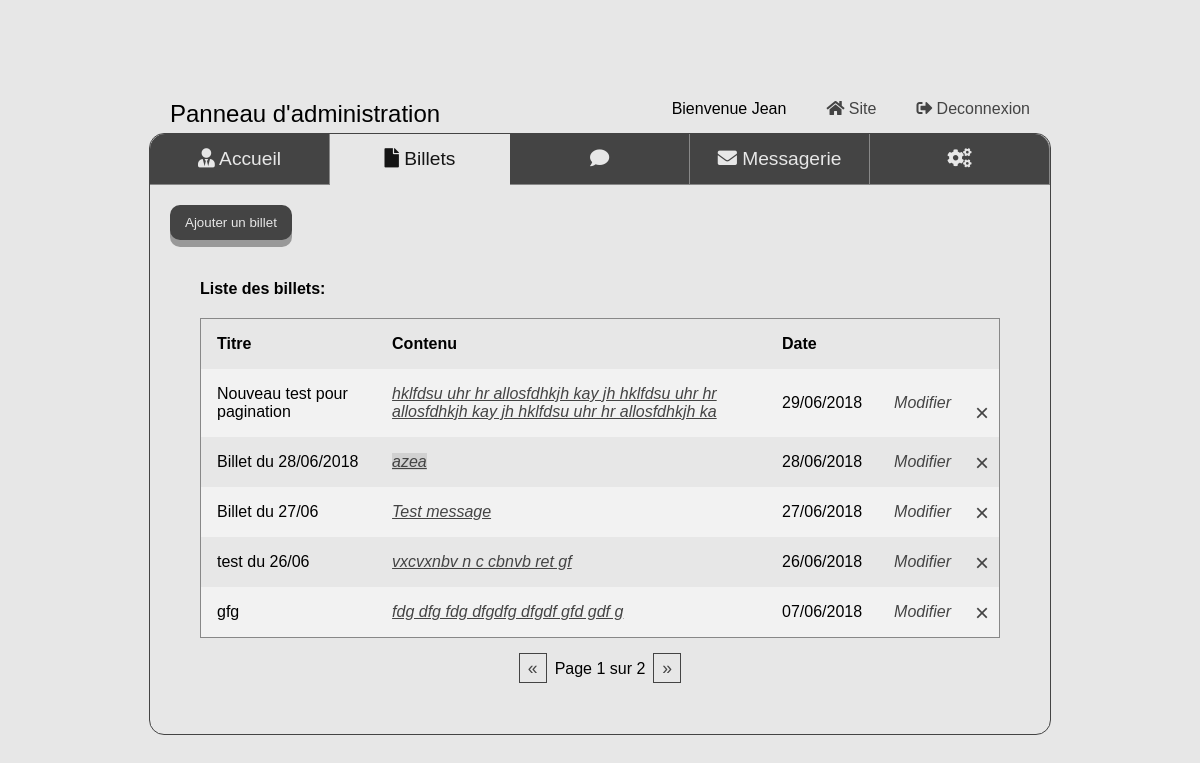
Page /index.php?action=panel&page=posts (signed in) on the earlier database version.
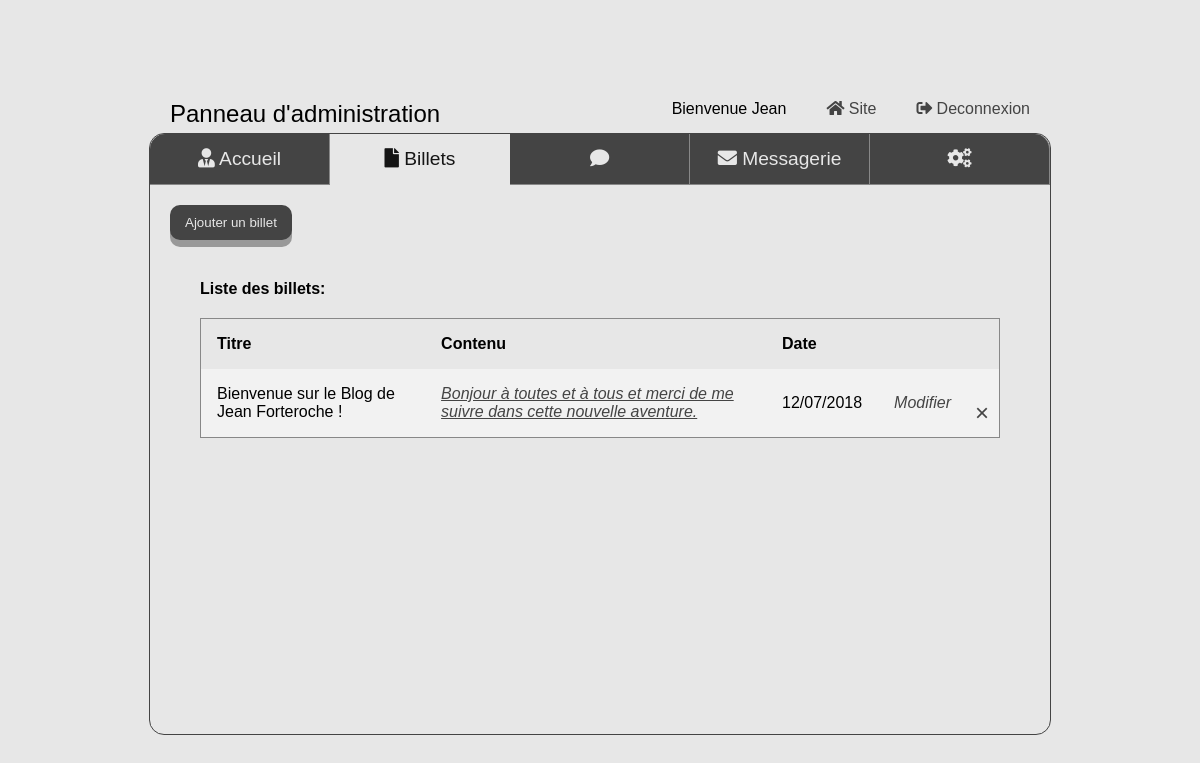
Same page on the later database version.
### tables this page shows
CREATE TABLE IF NOT EXISTS `posts` (
  `id` int(11) NOT NULL AUTO_INCREMENT,
  `title` varchar(255) NOT NULL,
  `content` text NOT NULL,
  `postDate` datetime NOT NULL,
  `postDateEdit` datetime NOT NULL,
  PRIMARY KEY (`id`)
);

### controller/panelController.php (called while the page is built, shortened)
<?php
function postsPage($cPage, $perPage){
	$db = new Manager;
	$postManager = new PostsManager($db);
	$nbPost = $postManager->count();
	$nbPage = ceil($nbPost / $perPage);
	if(isset($_GET['p']) && $_GET['p'] > 0 && $_GET['p'] <= $nbPage){
		$cPage = $_GET['p'];
	}
	else{
		if(isset($_GET['p']) && $_GET['p'] >= $nbPage){
			$cPage = $nbPage;
		}
		else{
			$cPage = 1;
		}
	}
	require('view/adminPanel/postsPanelView.php');
}
			?>

### Model/Manager.php (called while the page is built, shortened)
<?php
class Manager {
	public function setDb(){
    	$this->db = new \PDO('mysql:host=localhost;dbname=projet4', 'root', '');
  	}
}

### Model/PostsManager.php (called while the page is built, shortened)
<?php
require_once('model/Manager.php');
class PostsManager extends Manager {
    public function count(){
        return $this->db->query('SELECT COUNT(*) FROM posts')->fetchColumn();;
    }
  	public function getPostsList($cPage, $perPage){
  		$postsList = [];
  		$req = $this->db->query('SELECT id, title, content, postDate FROM posts ORDER BY id DESC LIMIT '.(($cPage-1)*$perPage).','.$perPage);
  		while($data = $req->fetch(PDO::FETCH_ASSOC)){
  			  $postsList[] = new Post($data);
  		}
  		return $postsList;
  	}
}

### Model/Post.php (called while the page is built, shortened)
<?php
class Post {
	protected $id;
	protected $title;
	protected $content;
	protected $postDate;
 	public function hydrate(array $data){
    	foreach ($data as $key => $value)
    	{
      		$method = 'set'.ucfirst($key);
    	}
  	}
	public function getId(){
		return $this->id;
	}
	public function getTitle(){
		return $this->title;
	}
	public function getContent(){
		return $this->content;
	}
	public function getPostDate(){
		return $this->postDate;
	}
	public function setId($id){
		$id = (int) $id;
		if($id > 0){
			$this->id = $id;
		}
	}
	public function setTitle($title){
		if(is_string($title)){
			$this->title = $title;
		}
	}
	public function setContent($content){
		if(is_string($content)){
			$this->content = $content;
		}
	}
	public function setpostDate($postDate){
		$newDate = date("d/m/Y à H\hi", strtotime($postDate));
		$this->postDate = $newDate;
	}
}

### View/adminPanel/postsPanelView.php (the view, shortened to what this page needs)
<form action="index.php?action=panel&amp;page=posts&amp;function=addpost" method="post">
    <p>
        <input type="submit" name="submit" value="Ajouter un billet" class="adminAddPost"/>
    </p>
</form>
<div class="postContent">
	<h4><strong>Liste des billets: </strong></h4>
	<table>
		<tr>
			<th>Titre</th>
			<th>Contenu</th>
			<th>Date</th>
			<th></th>
			<th></th>
		</tr>
	<?php
	$getPosts = $postManager->getPostsList($cPage, $perPage);
	foreach($getPosts as $post){
		echo 	'<tr><td>'.$post->getTitle().'</td>
				<td><a href="index.php?action=home&page=comments&id='.$post->getId().'">'. substr($post->getContent(), 0, 100).'</a></td>
				<td>'. substr($post->getPostDate(), 0, 10).'</td>
				<td><a href="?action=panel&amp;function=modify&amp;page=posts&amp;id='.$post->getId().'" class="modifyLink">Modifier</a></td>
				<td><button type="button" id="'.$post->getId().'" class="delete deletePost">&times;</button></td>
				</tr>';
	}
echo '</table></div>';
if($nbPage > 1){
	echo '<div class="pagePres"><a href="index.php?action=panel&amp;page=posts&amp;p='.($cPage -1).'">&laquo;</a>';
	echo 'Page '. $cPage . ' sur '.$nbPage;
	echo '<a href="index.php?action=panel&amp;page=posts&amp;p='.($cPage +1).'">&raquo;</a></div>';
}
require('adminPanelView.php'); ?>

Differences in the rows shown:
removed posts: title "Nouveau test pour pagination", content "hklfdsu uhr hr allosfdhkjh kay jh hklfdsu uhr hr allosfdhkjh kay jh hklfdsu uhr hr allosfdhkjh ka", postDate "29/06/2018"
removed posts: title "Billet du 28/06/2018", content "azea", postDate "28/06/2018"
removed posts: title "Billet du 27/06", content "Test message", postDate "27/06/2018"
removed posts: title "test du 26/06", content "vxcvxnbv n c cbnvb ret gf", postDate "26/06/2018"
removed posts: title "gfg", content "fdg dfg fdg dfgdfg dfgdf gfd gdf g", postDate "07/06/2018"
now on this page (row edited): posts: title "Bienvenue sur le Blog de Jean Forteroche !", content "Bonjour à toutes et à tous et merci de me suivre dans cette nouvelle aventure.", postDate "12/07/2018"
Other differences:
$cPage: "1" → (not shown)
$nbPage: "2" → (not shown)
text no longer shown: "« Page sur »"
